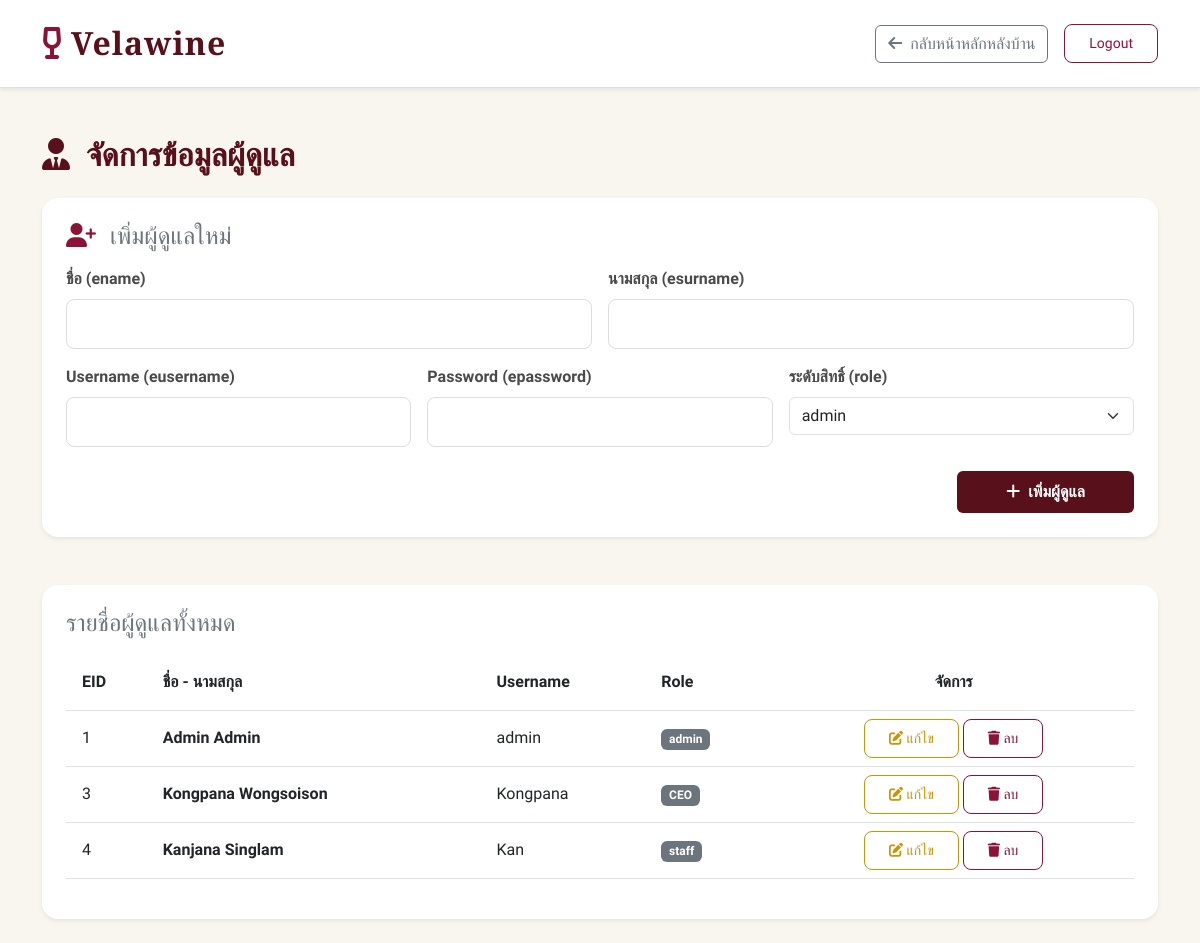
The page /manage_employee.php (signed in) on the database its author committed.
### tables this page shows
CREATE TABLE `employee` (
  `eid` int(10) NOT NULL,
  `ename` varchar(50) NOT NULL,
  `esurname` varchar(50) NOT NULL,
  `eusername` varchar(50) NOT NULL,
  `epassword` varchar(50) NOT NULL,
  `role` varchar(30) NOT NULL
);

### manage_employee.php (the view, shortened to what this page needs)
<?php
require 'dbconnect.php';
$employees = mysqli_query($con, "SELECT * FROM employee");
?>
<!DOCTYPE html>
<html lang="th">
<head>
    <link href="https://cdn.jsdelivr.net/npm/bootstrap@5.3.0/dist/css/bootstrap.min.css" rel="stylesheet">
    <link rel="stylesheet" href="https://cdnjs.cloudflare.com/ajax/libs/font-awesome/6.4.0/css/all.min.css">
    <link rel="stylesheet" href="style.css">
</head>
<body style="font-family: 'Prompt', sans-serif;">
    <header class="py-4 mb-4 bg-white border-bottom shadow-sm sticky-top">
        <div class="container d-flex justify-content-between align-items-center">
            <a href="index.php" class="text-decoration-none">
                <h1 class="brand mb-0">
                    <i class="fa-solid fa-wine-glass-empty me-2" style="color: #8B1338;"></i>Velawine
                </h1>
            </a>
            <div class="d-flex align-items-center gap-3">
                <a href="index_for_staff.php" class="btn btn-outline-secondary"><i class="fa-solid fa-arrow-left me-1"></i> กลับหน้าหลักหลังบ้าน</a>
                <a href="log_out.php" class="btn btn-red btn-sm">Logout</a>
            </div>
        </div>
    </header>
    <div class="container py-4">
        <h2 class="mb-4 fw-bold" style="color: #58111A;"><i class="fa-solid fa-user-tie me-2"></i> จัดการข้อมูลผู้ดูแล</h2>
        <div class="card shadow-sm p-4 mb-5 border-0 rounded-4 bg-white">
            <h4 class="mb-3 text-secondary"><i class="fa-solid fa-user-plus me-2" style="color: #8B1338;"></i> เพิ่มผู้ดูแลใหม่</h4>
            <form action="manage_employee.php" method="POST">
                <div class="row g-3">
                    <div class="col-md-6">
                        <label class="form-label fw-semibold">ชื่อ (ename)</label>
                        <input type="text" name="ename" class="form-control" required>
                    </div>
                    <div class="col-md-6">
                        <label class="form-label fw-semibold">นามสกุล (esurname)</label>
                        <input type="text" name="esurname" class="form-control" required>
                    </div>
                    <div class="col-md-4">
                        <label class="form-label fw-semibold">Username (eusername)</label>
                        <input type="text" name="eusername" class="form-control" required>
                    </div>
                    <div class="col-md-4">
                        <label class="form-label fw-semibold">Password (epassword)</label>
                        <input type="text" name="epassword" class="form-control" required>
                    </div>
                    <div class="col-md-4">
                        <label class="form-label fw-semibold">ระดับสิทธิ์ (role)</label>
                        <select name="role" class="form-select" required>
                            <option value="admin">admin</option>
                        </select>
                    </div>
                    <div class="col-12 text-end mt-4">
                        <button type="submit" name="add_employee" class="btn text-white px-5 py-2 fw-semibold" style="background-color: #58111A;">
                            <i class="fa-solid fa-plus me-1"></i> เพิ่มผู้ดูแล
                        </button>
                    </div>
                </div>
            </form>
        </div>
        <div class="card shadow-sm p-4 border-0 rounded-4 bg-white">
            <h4 class="mb-3 text-secondary">รายชื่อผู้ดูแลทั้งหมด</h4>
            <div class="table-responsive">
                <table class="table align-middle">
                    <thead style="background-color: #58111A; color: white;">
                        <tr>
                            <th class="py-3 ps-3">EID</th>
                            <th class="py-3">ชื่อ - นามสกุล</th>
                            <th class="py-3">Username</th>
                            <th class="py-3">Role</th>
                            <th class="text-center py-3">จัดการ</th>
                        </tr>
                    </thead>
                    <tbody>
                        <?php while ($emp = mysqli_fetch_assoc($employees)): ?>
                        <tr>
                            <td class="ps-3"><?php echo $emp['eid']; ?></td>
                            <td class="fw-bold"><?php echo htmlspecialchars($emp['ename'] . ' ' . $emp['esurname']); ?></td>
                            <td><?php echo htmlspecialchars($emp['eusername']); ?></td>
                            <td><span class="badge bg-secondary"><?php echo htmlspecialchars($emp['role']); ?></span></td>
                            <td class="text-center">
                                <button class="btn btn-sm btn-yellow" data-bs-toggle="modal" data-bs-target="#editModal<?php echo $emp['eid']; ?>">
                                    <i class="fa-solid fa-pen-to-square"></i> แก้ไข
                                </button>
                                <a href="manage_employee.php?action=delete&id=<?php echo $emp['eid']; ?>" class="btn btn-sm btn-red" onclick="return confirm('ยืนยันลบผู้ดูแลคนนี้?');">
                                    <i class="fa-solid fa-trash"></i> ลบ
                                </a>
                            </td>
                        </tr>
                        <?php endwhile; ?>
                    </tbody>
                </table>
            </div>
        </div>
    </div>
</body>
</html>

### style.css (style rules this page uses)
body { font-family: 'Prompt', sans-serif; background-color: #F9F6F0; color: #333; min-height: 100vh; display: flex; flex-direction: column; }
.brand { font-family: 'Playfair Display', serif; color: #58111A; font-size: 32px; font-weight: 700; letter-spacing: 1px; margin: 0; }
.brand i { color: #8B1338; }
.form-label { font-weight: 500; color: #4a4a4a; }
.form-control { padding: 12px; border-radius: 8px; border: 1px solid #ddd; }
.brand { font-family: 'Playfair Display', serif; color: #58111A; font-weight: 700; }
.table thead { background: #58111A; color: white; }
.btn-red { background-color: transparent; color: #8B1338; border: 1px solid #8B1338; border-radius: 8px; padding: 8px 24px; text-decoration: none; }
.btn-yellow { background-color: transparent; color: #cb9305; border: 1px solid #cb9305; border-radius: 8px; padding: 8px 24px; text-decoration: none; }

### rows shown on the page
employee: eid "1", ename+esurname "Admin Admin", eusername "admin", role "admin"
employee: eid "3", ename+esurname "Kongpana Wongsoison", eusername "Kongpana", role "CEO"
employee: eid "4", ename+esurname "Kanjana Singlam", eusername "Kan", role "staff"
